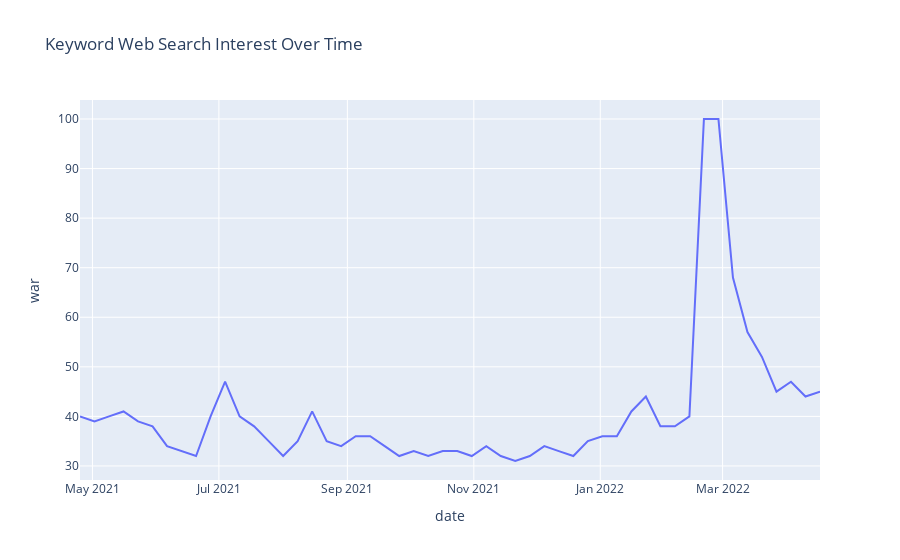

This figure's notebook cell:
### Code cell
# Earlist date (5. sep 2019)
pytrends.build_payload(topic, cat=0, timeframe='today 12-m') 

data = pytrends.interest_over_time() 
data = data.reset_index() 


import plotly.express as px

fig = px.line(data, x="date", y=topic[1], title='Keyword Web Search Interest Over Time')
fig.show()

### Figure 1 — Plotly figure (JSON) as saved in the notebook; plotly's stock layout.template omitted (floating-point values rounded to 4 significant figures)
{"data": [{"hovertemplate": "date=%{x}<br>war=%{y}<extra></extra>", "legendgroup": "", "line": {"color": "#636efa", "dash": "solid"}, "marker": {"symbol": "circle"}, "mode": "lines", "name": "", "orientation": "v", "showlegend": false, "type": "scatter", "x": ["2021-04-25T00:00:00", "2021-05-02T00:00:00", "2021-05-09T00:00:00", "2021-05-16T00:00:00", "2021-05-23T00:00:00", "2021-05-30T00:00:00", "2021-06-06T00:00:00", "2021-06-13T00:00:00", "2021-06-20T00:00:00", "2021-06-27T00:00:00", "2021-07-04T00:00:00", "2021-07-11T00:00:00", "2021-07-18T00:00:00", "2021-07-25T00:00:00", "2021-08-01T00:00:00", "2021-08-08T00:00:00", "2021-08-15T00:00:00", "2021-08-22T00:00:00", "2021-08-29T00:00:00", "2021-09-05T00:00:00", "2021-09-12T00:00:00", "2021-09-19T00:00:00", "2021-09-26T00:00:00", "2021-10-03T00:00:00", "2021-10-10T00:00:00", "2021-10-17T00:00:00", "2021-10-24T00:00:00", "2021-10-31T00:00:00", "2021-11-07T00:00:00", "2021-11-14T00:00:00", "2021-11-21T00:00:00", "2021-11-28T00:00:00", "2021-12-05T00:00:00", "2021-12-12T00:00:00", "2021-12-19T00:00:00", "2021-12-26T00:00:00", "2022-01-02T00:00:00", "2022-01-09T00:00:00", "2022-01-16T00:00:00", "2022-01-23T00:00:00", "2022-01-30T00:00:00", "2022-02-06T00:00:00", "2022-02-13T00:00:00", "2022-02-20T00:00:00", "2022-02-27T00:00:00", "2022-03-06T00:00:00", "2022-03-13T00:00:00", "2022-03-20T00:00:00", "2022-03-27T00:00:00", "2022-04-03T00:00:00", "2022-04-10T00:00:00", "2022-04-17T00:00:00"], "xaxis": "x", "y": [40, 39, 40, 41, 39, 38, 34, 33, 32, 40, 47, 40, 38, 35, 32, 35, 41, 35, 34, 36, 36, 34, 32, 33, 32, 33, 33, 32, 34, 32, 31, 32, 34, 33, 32, 35, 36, 36, 41, 44, 38, 38, 40, 100, 100, 68, 57, 52, 45, 47, 44, 45], "yaxis": "y"}], "layout": {"autosize": true, "legend": {"tracegroupgap": 0}, "title": {"text": "Keyword Web Search Interest Over Time"}, "xaxis": {"anchor": "y", "autorange": true, "domain": [0, 1], "range": ["2021-04-25", "2022-04-17"], "title": {"text": "date"}, "type": "date"}, "yaxis": {"anchor": "x", "autorange": true, "domain": [0, 1], "range": [27.17, 103.8], "title": {"text": "war"}, "type": "linear"}}}
